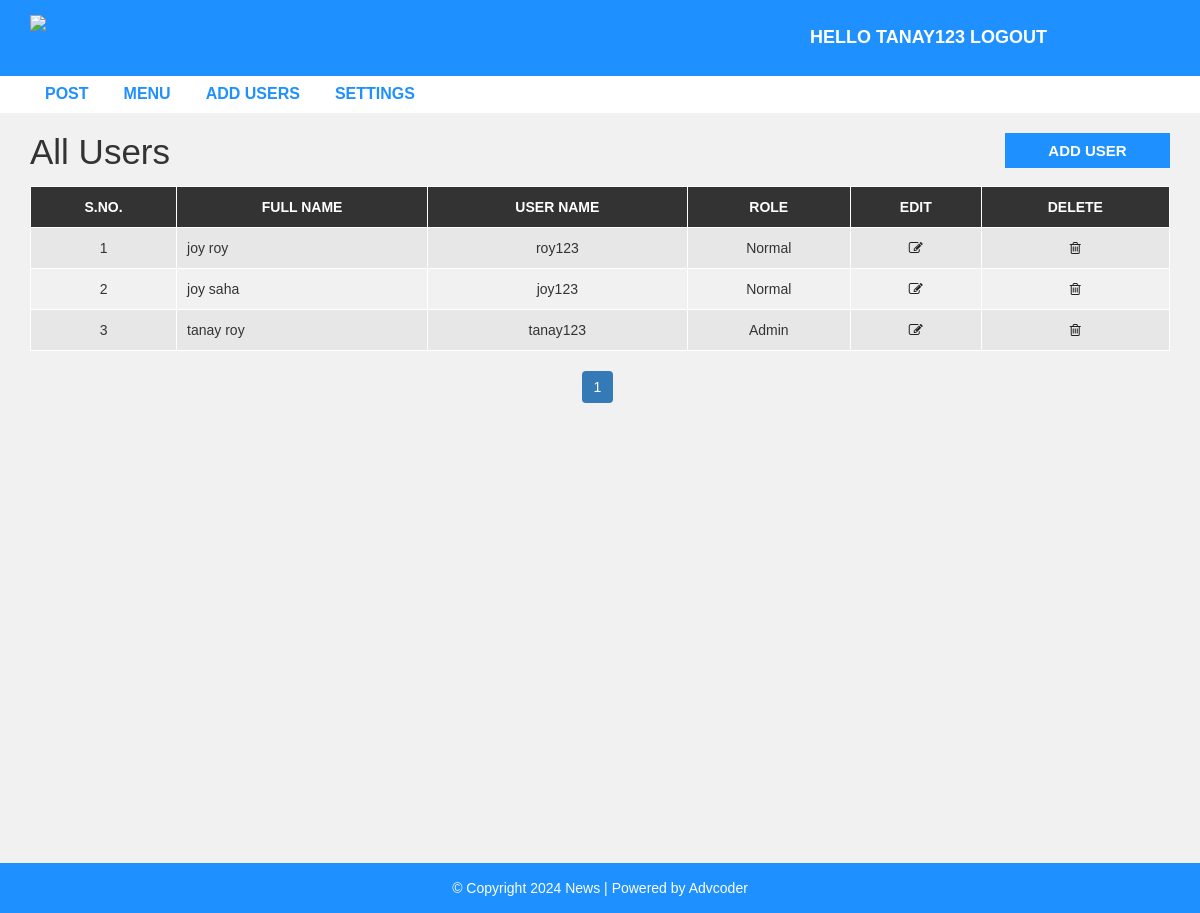
Page /admin/users.php (signed in) on the committed database.
### tables this page shows
CREATE TABLE `user` (
  `user_id` int(10) UNSIGNED NOT NULL,
  `first_name` varchar(30) NOT NULL,
  `last_name` varchar(30) NOT NULL,
  `username` varchar(30) DEFAULT NULL,
  `password` varchar(40) DEFAULT NULL,
  `role` int(11) NOT NULL
);

### admin/users.php (the view, shortened to what this page needs)
<?php include "header.php";
?>
  <div id="admin-content">
      <div class="container">
          <div class="row">
              <div class="col-md-10">
                  <h1 class="admin-heading">All Users</h1>
              </div>
              <div class="col-md-2">
                  <a class="add-new" href="add-user.php">add user</a>
              </div>
              <div class="col-md-12">
                <?php
                  include "config.php";
                  $limit = 3;
                  if(isset($_GET['page'])){
                    $page = $_GET['page'];
                  }else{
                    $page = 1;
                  }
                  $offset = ($page - 1) * $limit;
                  $sql = "SELECT * FROM user ORDER BY user_id DESC LIMIT {$offset},{$limit}";
                  $result = mysqli_query($conn, $sql) or die("Query Failed.");
                  if(mysqli_num_rows($result) > 0){
                ?>
                  <table class="content-table">
                      <thead>
                          <th>S.No.</th>
                          <th>Full Name</th>
                          <th>User Name</th>
                          <th>Role</th>
                          <th>Edit</th>
                          <th>Delete</th>
                      </thead>
                      <tbody>
                        <?php
                          $serial = $offset + 1;
                          while($row = mysqli_fetch_assoc($result)) {
                        ?>
                          <tr>
                              <td class='id'><?php echo $serial; ?></td>
                              <td><?php echo $row['first_name'] . " ". $row['last_name']; ?></td>
                              <td><?php echo $row['username']; ?></td>
                              <td><?php
                                  if($row['role'] == 1){
                                    echo "Admin";
                                  }else{
                                    echo "Normal";
                                  }
                               ?></td>
                              <td class='edit'><a href='update-user.php?id=<?php echo $row["user_id"]; ?>'><i class='fa fa-edit'></i></a></td>
                              <td class='delete'><a href='delete-user.php?id=<?php echo $row["user_id"]; ?>'><i class='fa fa-trash-o'></i></a></td>
                          </tr>
                        <?php
                          $serial++;
                        } ?>
                      </tbody>
                  </table>
                  <?php
                }else {
                  echo "<h3>No Results Found.</h3>";
                }
                $sql1 = "SELECT * FROM user";
                $result1 = mysqli_query($conn, $sql1) or die("Query Failed.");
                if(mysqli_num_rows($result1) > 0){
                  $total_records = mysqli_num_rows($result1);
                  $total_page = ceil($total_records / $limit);
                  echo '<ul class="pagination admin-pagination">';
                  for($i = 1; $i <= $total_page; $i++){
                    if($i == $page){
                      $active = "active";
                    }else{
                      $active = "";
                    }
                    echo '<li class="'.$active.'"><a href="users.php?page='.$i.'">'.$i.'</a></li>';
                  }
                  echo '</ul>';
                }
                  ?>
              </div>
          </div>
      </div>
  </div>
<?php include "footer.php"; ?>

### css/style.css (style rules this page uses)
body { background: #f1f1f1; font-family: sans-serif,arial,Helvetica; }
a, a:hover, a:focus { text-decoration: none; outline: none; }
ul { margin:0; padding:0; list-style:none; }
#admin-content { padding: 20px 0; min-height: 750px; }
#admin-content .admin-heading { font-size: 35px; margin: 0 0 15px; }
#admin-content .add-new { color: #fff; background-color: #1E90FF; font-size: 15px; font-weight: 600; text-align: center; text-transform: uppercase; padding: 7px 10px; display: block; transition: all 0.3s; }
#admin-content .content-table { border: 1px solid #000; width: 100%; margin: 0 0 20px; }
#admin-content .content-table thead { color: #fff; background-color: #333; }
#admin-content .content-table th { padding: 10px; border: 1px solid #fff; font-weight: 600; text-align: center; text-transform: uppercase; }
#admin-content .content-table tbody { color: #333; }
#admin-content .content-table tbody tr { background-color: #e7e7e7; }
#admin-content .content-table tbody tr:nth-child(even) { background-color: transparent; }
#admin-content .content-table tbody td { padding: 10px; border: 1px solid #fff; text-align: center; }
#admin-content .content-table tbody td:nth-child(2) { text-align: left; }
#admin-content .admin-pagination { margin: 0; }
#admin-content .admin-pagination li a { display: block; }
.id, .edit, .delete { text-align:center; }
.pagination { display: block; text-align: center; margin: 0; }
.pagination li { display:inline-block; margin: 0 5px 0 0; }
.pagination li a { border: none; background: #1e90ff; color: #fff; }
i.fa { color:#222; }

### rows in the picture
user: first_name "joy", last_name "roy", username "roy123", role "Normal"
user: first_name "joy", last_name "saha", username "joy123", role "Normal"
user: first_name "tanay", last_name "roy", username "tanay123", role "Admin"

### other values in the picture
$_SESSION["username"] "TANAY123"
